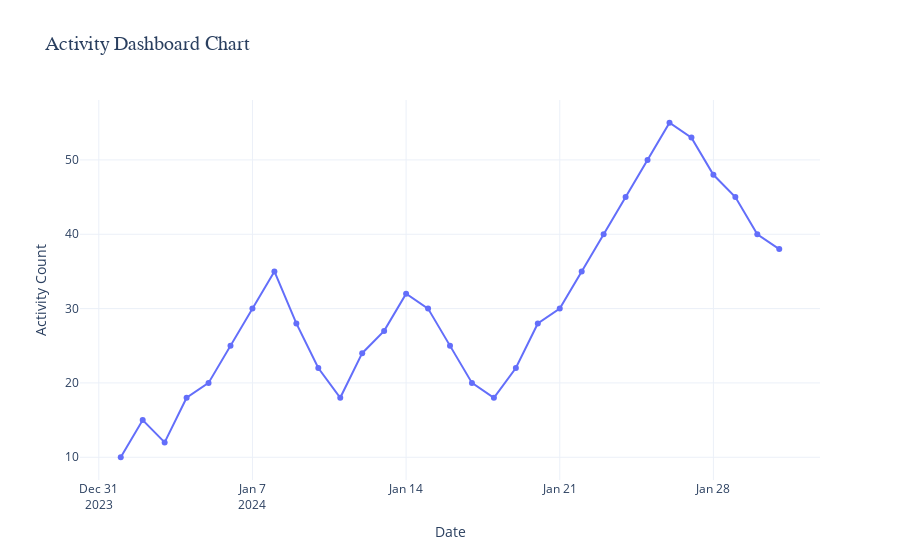

Write notebook code for a chart like this one.
### Markdown cell above
# Create Activity Dashboard Chart Using Python 📊📈🐍

### Code cell
import pandas as pd  # 📋 Data manipulation
import plotly.express as px  # 📈 Interactive plotting

# 📅 Sample data for activity
data = {
    "Date": pd.date_range(start="2024-01-01", end="2024-01-31"),  # 🗓️ Date range for January
    "Activity Count": [10, 15, 12, 18, 20, 25, 30, 35, 28, 22, 18, 24, 27, 32, 30, 
                       25, 20, 18, 22, 28, 30, 35, 40, 45, 50, 55, 53, 48, 45, 40, 38]  # 🔢 Activity counts
}
df = pd.DataFrame(data)  # 🗃️ Create DataFrame

# 📊 Create the activity dashboard chart
fig = px.line(
    df,
    x="Date",  # ➡️ X-axis for dates
    y="Activity Count",  # ⬆️ Y-axis for activity counts
    title="Activity Dashboard Chart 📈",
    labels={"Date": "📅 Date", "Activity Count": "🔢 Activity Count"},
    markers=True  # 🔵 Show markers on the line
)

# 🎨 Add customization for better visualization
fig.update_layout(
    xaxis_title="📅 Date",
    yaxis_title="🔢 Activity Count",
    template="plotly_white",  # ⚪ Clean white template
    hovermode="x unified",  # 🖱️ Unified hover mode
    title_font=dict(size=20, family="Arial"),  # 📝 Title font customization
)

# 👀 Show the plot
fig.show()

### Figure 1 — Plotly figure (JSON) as saved in the notebook; plotly's stock layout.template omitted (floating-point values rounded to 4 significant figures)
{"data": [{"hovertemplate": "Date=%{x}<br>Activity Count=%{y}<extra></extra>", "legendgroup": "", "line": {"color": "#636efa", "dash": "solid"}, "marker": {"symbol": "circle"}, "mode": "lines+markers", "name": "", "orientation": "v", "showlegend": false, "type": "scatter", "x": ["2024-01-01T00:00:00", "2024-01-02T00:00:00", "2024-01-03T00:00:00", "2024-01-04T00:00:00", "2024-01-05T00:00:00", "2024-01-06T00:00:00", "2024-01-07T00:00:00", "2024-01-08T00:00:00", "2024-01-09T00:00:00", "2024-01-10T00:00:00", "2024-01-11T00:00:00", "2024-01-12T00:00:00", "2024-01-13T00:00:00", "2024-01-14T00:00:00", "2024-01-15T00:00:00", "2024-01-16T00:00:00", "2024-01-17T00:00:00", "2024-01-18T00:00:00", "2024-01-19T00:00:00", "2024-01-20T00:00:00", "2024-01-21T00:00:00", "2024-01-22T00:00:00", "2024-01-23T00:00:00", "2024-01-24T00:00:00", "2024-01-25T00:00:00", "2024-01-26T00:00:00", "2024-01-27T00:00:00", "2024-01-28T00:00:00", "2024-01-29T00:00:00", "2024-01-30T00:00:00", "2024-01-31T00:00:00"], "xaxis": "x", "y": [10, 15, 12, 18, 20, 25, 30, 35, 28, 22, 18, 24, 27, 32, 30, 25, 20, 18, 22, 28, 30, 35, 40, 45, 50, 55, 53, 48, 45, 40, 38], "yaxis": "y"}], "layout": {"hovermode": "x unified", "legend": {"tracegroupgap": 0}, "title": {"font": {"family": "Arial", "size": 20}, "text": "Activity Dashboard Chart"}, "xaxis": {"anchor": "y", "domain": [0, 1], "title": {"text": "Date"}}, "yaxis": {"anchor": "x", "domain": [0, 1], "title": {"text": "Activity Count"}}}}
